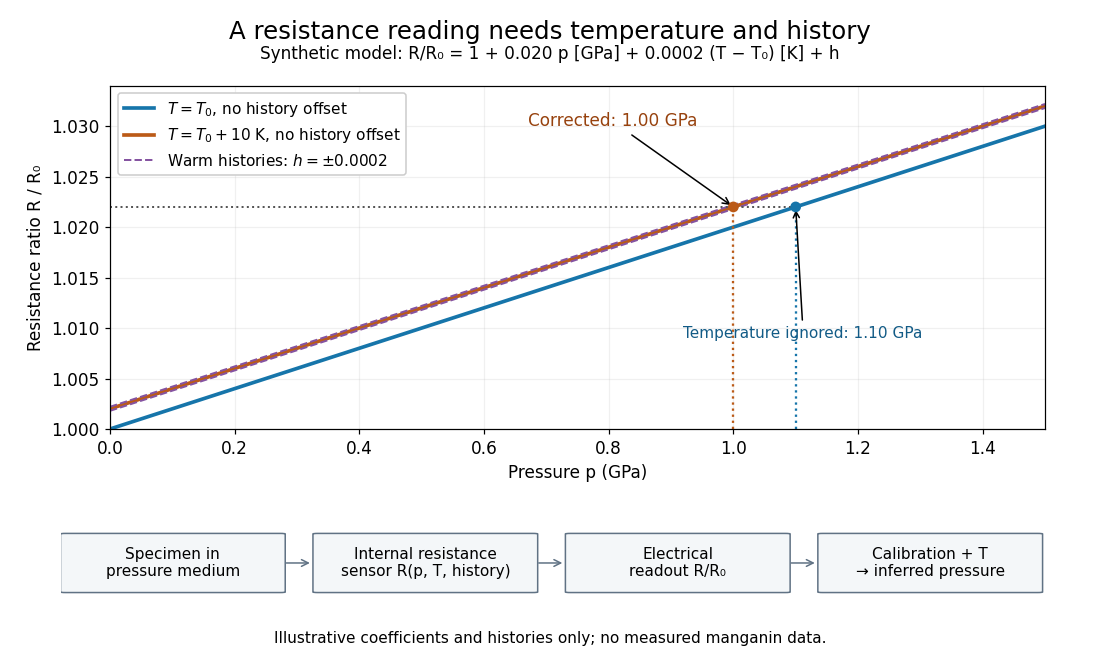

Write the Python code that produced this figure.
"""Original synthetic pressure calibration example, not historical sensor data.
Tested with Python 3.14, matplotlib 3.10.7 and numpy 2.3.5.
Run from _media; output is written to the current working directory.
"""
from pathlib import Path
import matplotlib.pyplot as plt
import numpy as np
from matplotlib.patches import FancyBboxPatch


def main():
    plt.rcParams.update({'font.size': 11, 'figure.facecolor': 'white'})
    fig = plt.figure(figsize=(10, 6), dpi=110)
    ax = fig.add_axes((.10, .35, .85, .52))
    p = np.linspace(0, 1.5, 301)
    alpha, beta, delta_t = .020, .0002, 10
    ref = 1 + alpha*p
    warm = ref + beta*delta_t
    ax.plot(p, ref, color='#1675aa', lw=2.4, label='$T=T_0$, no history offset')
    ax.plot(p, warm, color='#bb5a17', lw=2.4, label='$T=T_0+10$ K, no history offset')
    for h, label in ((.0002, 'Warm histories: $h=\\pm0.0002$'), (-.0002, None)):
        ax.plot(p, warm+h, '--', lw=1.3, color='#8553a1', label=label)
    ax.hlines(1.022, 0, 1.1, color='#555', ls=':', lw=1.3)
    ax.vlines([1, 1.1], 1, 1.022, colors=['#bb5a17', '#1675aa'], linestyles=':')
    ax.scatter([1, 1.1], [1.022, 1.022], c=['#bb5a17', '#1675aa'], zorder=4)
    ax.annotate('Corrected: 1.00 GPa', (1, 1.022), (.67, 1.030),
                arrowprops={'arrowstyle': '->'}, color='#97420e')
    ax.annotate('Temperature ignored: 1.10 GPa', (1.1, 1.022), (.92, 1.009),
                arrowprops={'arrowstyle': '->'}, color='#125b86', fontsize=10)
    ax.set(xlim=(0, 1.5), ylim=(1, 1.034), xlabel='Pressure p (GPa)',
           ylabel='Resistance ratio R / R₀')
    ax.ticklabel_format(axis='y', style='plain', useOffset=False)
    ax.grid(alpha=.18)
    ax.legend(loc='upper left', framealpha=1, fontsize=10)
    fig.suptitle('A resistance reading needs temperature and history', fontsize=16, y=.97)
    fig.text(.5, .91, 'Synthetic model: R/R₀ = 1 + 0.020 p [GPa] + 0.0002 (T − T₀) [K] + h',
             ha='center', fontsize=11)
    flow = fig.add_axes((.055, .055, .90, .16))
    flow.axis('off')
    labels = ['Specimen in\npressure medium', 'Internal resistance\nsensor R(p, T, history)',
              'Electrical\nreadout R/R₀', 'Calibration + T\n→ inferred pressure']
    for i, label in enumerate(labels):
        x = .005+i*.255
        flow.add_patch(FancyBboxPatch((x, .30), .217, .55,
                                     boxstyle='round,pad=0.005',
                                     fc='#f4f7f9', ec='#607284'))
        flow.text(x+.1085, .575, label, ha='center', va='center', fontsize=10)
        if i < 3:
            flow.annotate('', (x+.250, .575), (x+.220, .575),
                          arrowprops={'arrowstyle': '->', 'color': '#607284'})
    fig.text(.5, .025, 'Illustrative coefficients and histories only; no measured manganin data.',
             ha='center', fontsize=10)
    fig.savefig(Path.cwd() / (Path(__file__).stem + '.png'), facecolor='white')
    plt.close(fig)


if __name__ == '__main__':
    main()
